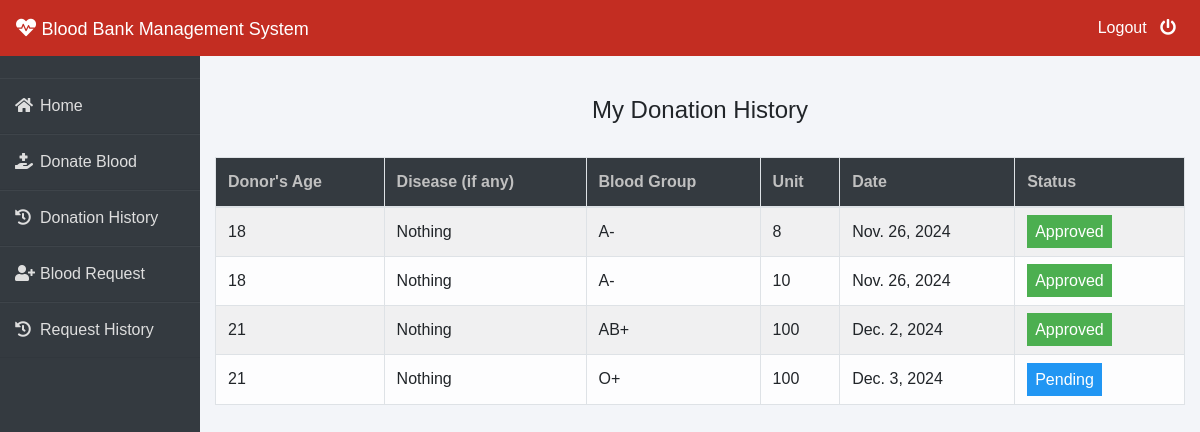
The app's page /donor/donation-history (signed in) with its own data.
### donor/models.py (models this page shows, shortened)
class BloodDonate(models.Model):
    donor=models.ForeignKey(Donor,on_delete=models.CASCADE)
    disease=models.CharField(max_length=100,default="Nothing")
    age=models.PositiveIntegerField()
    bloodgroup=models.CharField(max_length=10)
    unit=models.PositiveIntegerField(default=0)
    status=models.CharField(max_length=20,default="Pending")
    date=models.DateField(auto_now=True)

### donor/views.py (the view)
# urls.py: path('donation-history', views.donation_history_view,name='donation-history'),
def donation_history_view(request):
    donor= models.Donor.objects.get(user_id=request.user.id)
    donations=models.BloodDonate.objects.all().filter(donor=donor)
    return render(request,'donor/donation_history.html',{'donations':donations})

### templates/donor/donation_history.html (shortened to what this page needs)
{% extends 'donor/donorbase.html' %}
{% block content %}
{% load widget_tweaks %}
{%load static%}
<head>
   </head>
<br><br>
<div class="container">
    <H4 class="text-center">My Donation History</H4><br>
    <table class="table table-light table-hover table-bordered table-striped">
        <thead class="bg-dark">
            <tr>
                <th scope="col" style="color: rgb(192, 192, 192);">Donor's Age</th>
                <th scope="col" style="color: rgb(192, 192, 192);">Disease (if any)</th>
                <th scope="col" style="color: rgb(192, 192, 192);">Blood Group</th>
                <th scope="col" style="color: rgb(192, 192, 192);">Unit</th>
                <th scope="col" style="color: rgb(192, 192, 192);">Date</th>
                <th scope="col" style="color: rgb(192, 192, 192);">Status</th>
            </tr>
        </thead>
        <tbody>
            {% for t in donations %}
            <tr>
                <td>{{t.age}}</td>
                <td> {{t.disease}}</td>
                <td>{{t.bloodgroup}}</td>
                <td>{{t.unit}}</td>
                <td>{{t.date}}</td>
                {% if t.status == 'Approved' %}
                <td><span class="label success"> Approved</span></td>
                {% elif t.status == 'Rejected' %}
                <td><span class="label danger">Rejected</span></td>
                {% else %}
                <td><span style="color: white;margin-left: 0px;" class="label info">Pending</span></td>
                {% endif %}
            </tr>
            {% endfor %}
        </tbody>
    </table>
</div>
{% endblock content %}

### templates/donor/donorbase.html (style rules this page uses)
* { margin: 0; padding: 0; box-sizing: border-box; list-style: none; text-decoration: none; font-family: 'Josefin Sans', sans-serif; }
body { background-color: #f3f5f9; }
.wrapper .main_content .info { margin: 20px; color: #717171; line-height: 25px; }

### templates/donor/donation_history.html (style rules this page uses)
.label { color: white; padding: 8px; }
.success { background-color: #4CAF50; }
.info { background-color: #2196F3; }

### records on screen
BloodDonate: age "18", disease "Nothing", bloodgroup "A-", unit "8", date "Nov. 26, 2024", status "Approved"
BloodDonate: age "18", disease "Nothing", bloodgroup "A-", unit "10", date "Nov. 26, 2024", status "Approved"
BloodDonate: age "21", disease "Nothing", bloodgroup "AB+", unit "100", date "Dec. 2, 2024", status "Approved"
BloodDonate: age "21", disease "Nothing", bloodgroup "O+", unit "100", date "Dec. 3, 2024", status "Pending"
